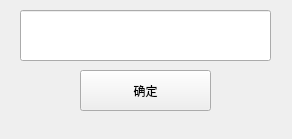
<?xml version="1.0" encoding="UTF-8"?>
<ui version="4.0">
 <class>InputEmailPassword</class>
 <widget class="QMainWindow" name="InputEmailPassword">
  <property name="geometry">
   <rect>
    <x>0</x>
    <y>0</y>
    <width>292</width>
    <height>139</height>
   </rect>
  </property>
  <property name="windowTitle">
   <string>MainWindow</string>
  </property>
  <widget class="QWidget" name="centralwidget">
   <widget class="QPushButton" name="pushButton">
    <property name="geometry">
     <rect>
      <x>80</x>
      <y>70</y>
      <width>131</width>
      <height>41</height>
     </rect>
    </property>
    <property name="text">
     <string>确定</string>
    </property>
   </widget>
   <widget class="QLineEdit" name="lineEdit">
    <property name="geometry">
     <rect>
      <x>20</x>
      <y>10</y>
      <width>251</width>
      <height>51</height>
     </rect>
    </property>
   </widget>
  </widget>
  <widget class="QMenuBar" name="menubar">
   <property name="geometry">
    <rect>
     <x>0</x>
     <y>0</y>
     <width>292</width>
     <height>26</height>
    </rect>
   </property>
  </widget>
 </widget>
 <resources/>
 <connections/>
</ui>
